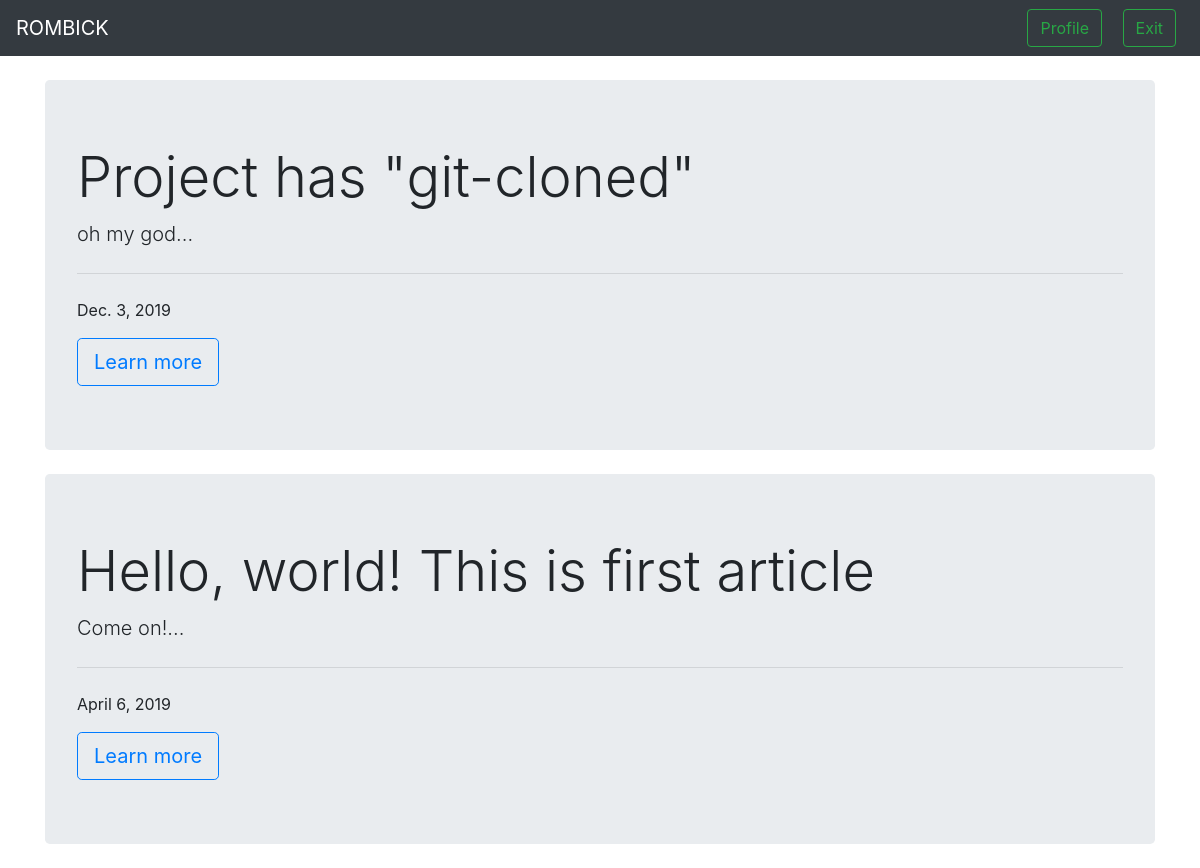
The app's page /home/ (signed in) with its own data.
### homepage/models.py (models this page shows, shortened)
class Article(models.Model):
    title = models.CharField(max_length=100)
    text = models.TextField()
    smalltext = models.TextField(max_length=80)
    date = models.DateField()

### homepage/views.py (the view)
# urls.py: path('', views.ShowArticlesView.as_view(), name='homepage'),
class ShowArticlesView(ListView):
    model = Article
    template_name = 'homepage/home.html'
    context_object_name = 'articles'
    ordering = ['-date']
    def get_context_data(self,**kwards):
        ctx = super(ShowArticlesView, self).get_context_data(**kwards)
        ctx['title'] = 'Home Page'
        return ctx

### homepage/templates/homepage/home.html
{% extends 'homepage/main.html' %}
{% block body %}
    {% for post in articles %}
        <div class="jumbotron mb-4">
            <h1 class="display-4">{{post.title}}</h1>
            <p class="lead">{{ post.smalltext }}...</p>
            <hr class="my-4">
            <p>{{post.date}}</p>
            <a class="btn btn-outline-primary btn-lg" href="{% url 'article-detail' post.id %}" role="button">Learn more</a>
        </div>
    {% endfor %}
{% endblock body %}

### records on screen
Article: title "Project has \"git-cloned\"", smalltext "oh my god", date "Dec. 3, 2019"
Article: title "Hello, world! This is first article", smalltext "Come on!", date "April 6, 2019"
